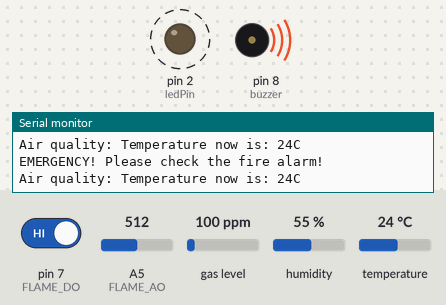
A sketch run on a simulated Arduino Uno, built with avr-gcc and run on an emulated ATmega328P. On the bench: output pins drawn as LEDs (lit = HIGH), buzzer (waves = sounding), the last lines printed to the serial monitor. Dashed ring = blinking. The inputs (shaded band) are chosen by the test bench; at power-on: gas level 100 ppm, temperature 24 °C, pin 7 (FLAME_DO) HIGH, A5 (FLAME_AO) = 512, humidity 55 %.

Above: at 1.79 s.
1.8 s: gas level set to 11 ppm
5.3 s: gas level set to 8 ppm
At 6.0 s:
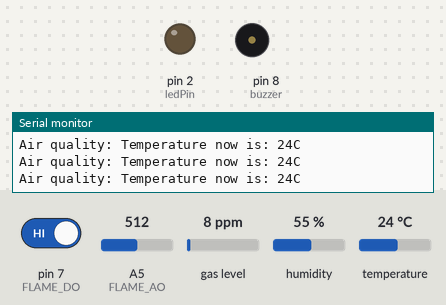
6.8 s: temperature set to 33 °C
10.0 s: temperature set to 36 °C
At 10.94 s:
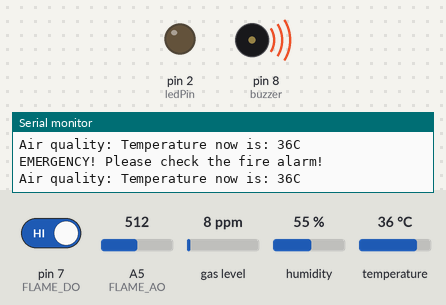
16.2 s: temperature set to 12 °C
At 17.4 s:
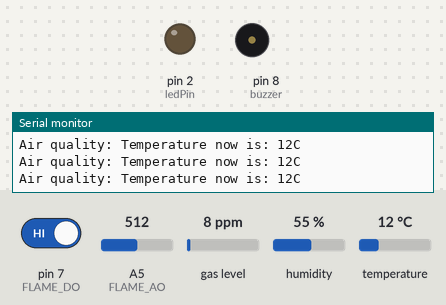
22.4 s: pin 7 (FLAME_DO) driven LOW
At 22.75 s:
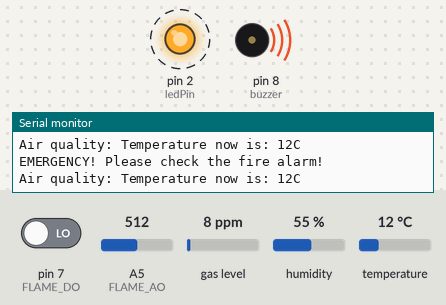
Timing chart, 0 to 29.6 s (numbered marks = the images above; inputs shaded):
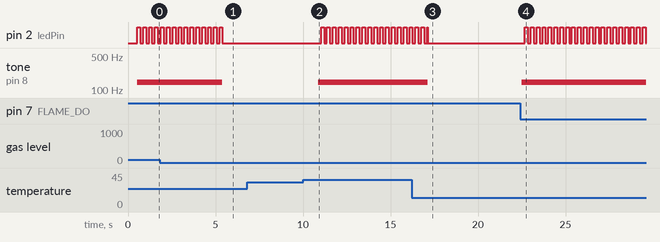

The sketch:

FireAlarmSystem.ino
```cpp
/* smoke -> LED+buzzer -> flame -> DHT ->LCD  */
#include <MQ2.h>
#include <Wire.h>
#include <DHT.h>
#include <DHT_U.h>

int Analog_Input = A0;
int lpg, co, smoke;
int temperature;
int ledPin = 2;
int buzzer = 8 ;
int ledState = LOW;
unsigned long previousMillis = 0;
const long interval = 100;
int FLAME_DO = 7 ;
int FLAME_AO = A5;
int pin = 3;

MQ2 mq2(Analog_Input);
DHT dht (pin, DHT11);

void setup(){
  Serial.begin(9600);
  mq2.begin();
  dht.begin();
  pinMode(ledPin, OUTPUT);
  pinMode(buzzer, OUTPUT);
  pinMode(FLAME_DO, INPUT);
  pinMode(FLAME_AO, INPUT);
}

void loop(){
//smoke
  Serial.print("Air quality: ");
  float* values= mq2.read(true); //set it false if you don't want to print the values in the Serial
  lpg = mq2.readLPG();  //lpg = values[0];
  co = mq2.readCO();  //co = values[1];
  smoke = mq2.readSmoke();  //smoke = values[2];

// flame
  int fire_DO = digitalRead(FLAME_DO);    //從感測器 DO  AO 兩端分別讀入數位訊號及類比訊號
  int fire_AO = analogRead (FLAME_AO);

//DHT
  temperature = dht.readTemperature();
  Serial.print("Temperature now is: ");
  Serial.print(temperature);
  Serial.println("C");

// 判斷
  if(fire_DO == LOW || co >= 10 || temperature >= 35) //當數位訊號 = 0 的時候，啟動蜂鳴器，點亮 LED
  {
    Serial.println("EMERGENCY! Please check the fire alarm!");
    Serial.println("");

    tone(buzzer, 144);
    unsigned long currentMillis = millis();
    if (currentMillis - previousMillis >= interval) {
      previousMillis = currentMillis;
      if (ledState == LOW) {
        ledState = HIGH;
      } else {
        ledState = LOW;
      }
      digitalWrite(ledPin, ledState);
    }
  }
  else{
    Serial.println("");
    noTone(buzzer);
    digitalWrite(ledPin, LOW);
  }
}
```

Measured:
- the behaviour switches between 10 and 9 ppm on gas level (found by bisection; images 0 and 1)
- the behaviour switches between 34 and 35 °C on temperature (found by bisection; images 1 and 2)
- after the input at 5.3 s, tone on pin 8 (buzzer): 144 Hz → silent after 0.07 s
- after the input at 10.0 s, pin 2 (ledPin): alternates HIGH for 0.17 s and LOW for 0.17 s, starting after 1.0 s; tone on pin 8 (buzzer): silent → 144 Hz after 0.86 s
- after the input at 16.2 s, tone on pin 8 (buzzer): 144 Hz → silent after 0.94 s
- after the input at 22.4 s, pin 2 (ledPin): alternates HIGH for 0.17 s and LOW for 0.17 s, starting after 0.28 s; tone on pin 8 (buzzer): silent → 144 Hz after 0.11 s
- by itself, pin 2 (ledPin): alternates HIGH for 0.17 s and LOW for 0.17 s
